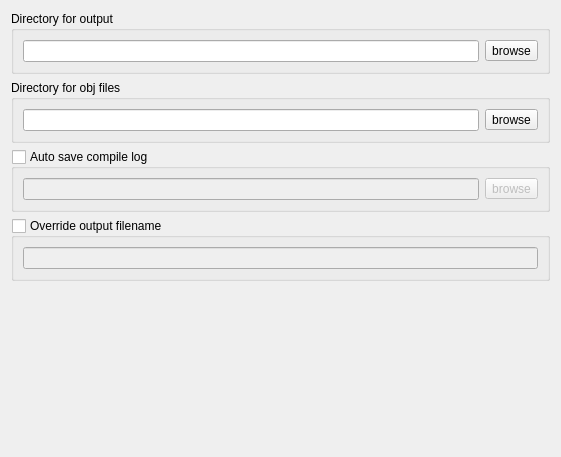
<?xml version="1.0" encoding="UTF-8"?>
<ui version="4.0">
 <class>ProjectOutputWidget</class>
 <widget class="QWidget" name="ProjectOutputWidget">
  <property name="geometry">
   <rect>
    <x>0</x>
    <y>0</y>
    <width>561</width>
    <height>457</height>
   </rect>
  </property>
  <property name="windowTitle">
   <string>Form</string>
  </property>
  <layout class="QVBoxLayout" name="verticalLayout">
   <item>
    <widget class="QGroupBox" name="groupBox">
     <property name="title">
      <string>Directory for output</string>
     </property>
     <layout class="QHBoxLayout" name="horizontalLayout">
      <item>
       <widget class="QLineEdit" name="txtOutputDir"/>
      </item>
      <item>
       <widget class="QToolButton" name="btnOutputDir">
        <property name="text">
         <string>browse</string>
        </property>
       </widget>
      </item>
     </layout>
    </widget>
   </item>
   <item>
    <widget class="QGroupBox" name="groupBox_2">
     <property name="title">
      <string>Directory for obj files</string>
     </property>
     <layout class="QHBoxLayout" name="horizontalLayout_2">
      <item>
       <widget class="QLineEdit" name="txtObjOutputDir"/>
      </item>
      <item>
       <widget class="QToolButton" name="btnObjOutputDir">
        <property name="text">
         <string>browse</string>
        </property>
       </widget>
      </item>
     </layout>
    </widget>
   </item>
   <item>
    <widget class="QGroupBox" name="grpAutosaveCompileLog">
     <property name="title">
      <string>Auto save compile log</string>
     </property>
     <property name="checkable">
      <bool>true</bool>
     </property>
     <property name="checked">
      <bool>false</bool>
     </property>
     <layout class="QHBoxLayout" name="horizontalLayout_3">
      <item>
       <widget class="QLineEdit" name="txtCompileLog"/>
      </item>
      <item>
       <widget class="QToolButton" name="btnCompileLog">
        <property name="text">
         <string>browse</string>
        </property>
       </widget>
      </item>
     </layout>
    </widget>
   </item>
   <item>
    <widget class="QGroupBox" name="grpOverrideOutput">
     <property name="title">
      <string>Override output filename</string>
     </property>
     <property name="checkable">
      <bool>true</bool>
     </property>
     <property name="checked">
      <bool>false</bool>
     </property>
     <layout class="QHBoxLayout" name="horizontalLayout_4">
      <item>
       <widget class="QLineEdit" name="txtOutputFilename"/>
      </item>
     </layout>
    </widget>
   </item>
   <item>
    <spacer name="verticalSpacer">
     <property name="orientation">
      <enum>Qt::Vertical</enum>
     </property>
     <property name="sizeHint" stdset="0">
      <size>
       <width>20</width>
       <height>40</height>
      </size>
     </property>
    </spacer>
   </item>
  </layout>
 </widget>
 <tabstops>
  <tabstop>txtOutputDir</tabstop>
  <tabstop>btnOutputDir</tabstop>
  <tabstop>txtObjOutputDir</tabstop>
  <tabstop>btnObjOutputDir</tabstop>
  <tabstop>grpAutosaveCompileLog</tabstop>
  <tabstop>txtCompileLog</tabstop>
  <tabstop>btnCompileLog</tabstop>
  <tabstop>grpOverrideOutput</tabstop>
  <tabstop>txtOutputFilename</tabstop>
 </tabstops>
 <resources/>
 <connections/>
</ui>
